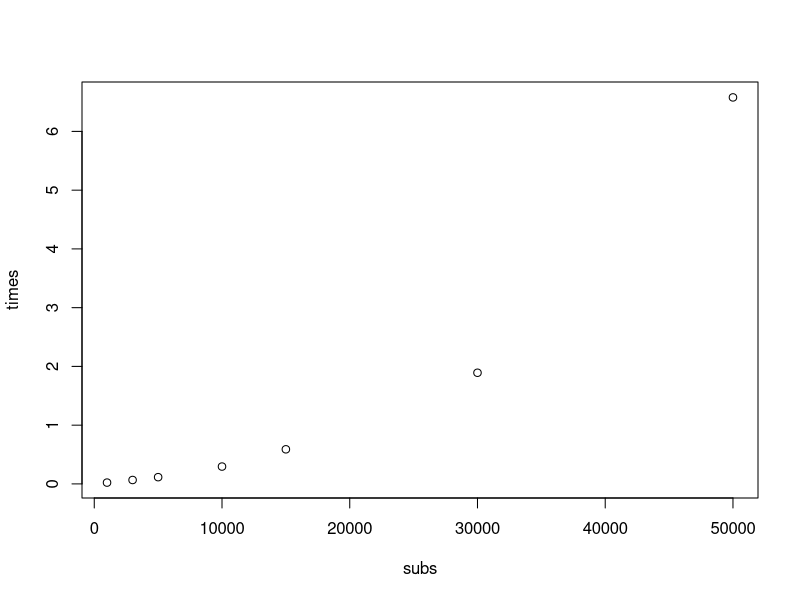

This chart was generated by the following R code:
#' ---
#' output:
#'   md_document:
#'     pandoc_args: [
#'       --wrap=preserve
#'     ]
#' ---

#'<!-- language-all: lang-r -->

#+ reprex-setup, include = FALSE
options(tidyverse.quiet = TRUE)
knitr::opts_chunk$set(collapse = TRUE, comment = "#>", error = TRUE)
knitr::opts_knit$set(upload.fun = knitr::imgur_upload)



#+ reprex-body

#' When working with `sf` objects, explicitly looping over features to perform
#' binary operations such as intersects is usually counterproductive (see also
#' https://stackoverflow.com/questions/48551470/how-can-i-speed-up-spatial-operations-in-dplyrmutate)
#'
#' An approach similar to yours (i.e., buffering and intersecting), but without
#' the explicit for loop works better (and is faster than the `dnearneigh` one).
#'
#' Let's see how it performs on a reasonably big dataset of 50000 points:
#'

library(sf)
library(spdep)
library(sf)

pts <- data.frame(x = runif(50000, 0, 100000),
                  y = runif(50000, 0, 100000))
pts     <- sf::st_as_sf(pts, coords = c("x", "y"), remove = F)
pts_buf <- sf::st_buffer(pts, 5000)
coords  <- sf::st_coordinates(pts)

microbenchmark::microbenchmark(
  sf_int = {int <- sf::st_intersects(pts_buf, pts)},
  spdep  = {x   <- spdep::dnearneigh(coords, 0, 5000)}
  , times = 1)

#' You can see here that the `st_intersects` approach is 5 time faster than
#' the `dnearneigh` one.
#'
#' Unfortunately, this is unlikely to solve your problem. Looking at execution
#' times for datasets of different sizes we get:

subs <- c(1000, 3000, 5000, 10000, 15000, 30000, 50000)
times <- NULL
for (sub in subs[1:7]) {
  pts_sub <- pts[1:sub,]
  buf_sub <- pts_buf[1:sub,]
  t0 <- Sys.time()
  int <- sf::st_intersects(buf_sub, pts_sub)
  times <- cbind(times, as.numeric(difftime(Sys.time() , t0, units = "secs")))
}

plot(subs, times)
times <- as.numeric(times)
reg <- lm(times~subs+I(subs^2))
summary(reg)

#' Here, we see an almost perfect quadratic relationship between time and
#' number of points (as would be expected). On a 10M points subset, assuming
#' that the behaviour does not change, you would get:

predict(reg, newdata = data.frame(subs = 10E6))

#' , which corresponds to about 10 days, assuming that the trend is constant
#' when further increasing the number of points (but the same would happen for
#' `dnearneigh`...)
#'
#' My suggestion would be to "split" your points in chunks and then work on a
#' per-split basis. You could for example order your points at the beginning along
#' the x-axis and then easily and quickly extract subsets of buffers and of points
#' with which to compare them using data.table.
#' The "points" buffer would need to be larger than that of points according
#' to the comparison distance. So, for example, if you make a subset of `pts_buf` with
#' centroids in [50000 - 55000], the corresponding subset of `pts` should include
#' points in the range [49500 - 55500].
#' This approach is easily parallelizable by assigning the different subsets to
#' different cores in a `foreach` or similar construct.
#' I do not even know if using spatial objects/operations is beneficial here, since once
#' we have the coordinates all is needed is computing and subsetting euclidean
#' distances: I suspect that a carefully coded brute force `data.table`-based
#' approach could be also a feasible solution.
#'
#' HTH!


#' Created on `r Sys.Date()` by the [reprex package](http://reprex.tidyverse.org) (v`r utils::packageVersion("reprex")`).
